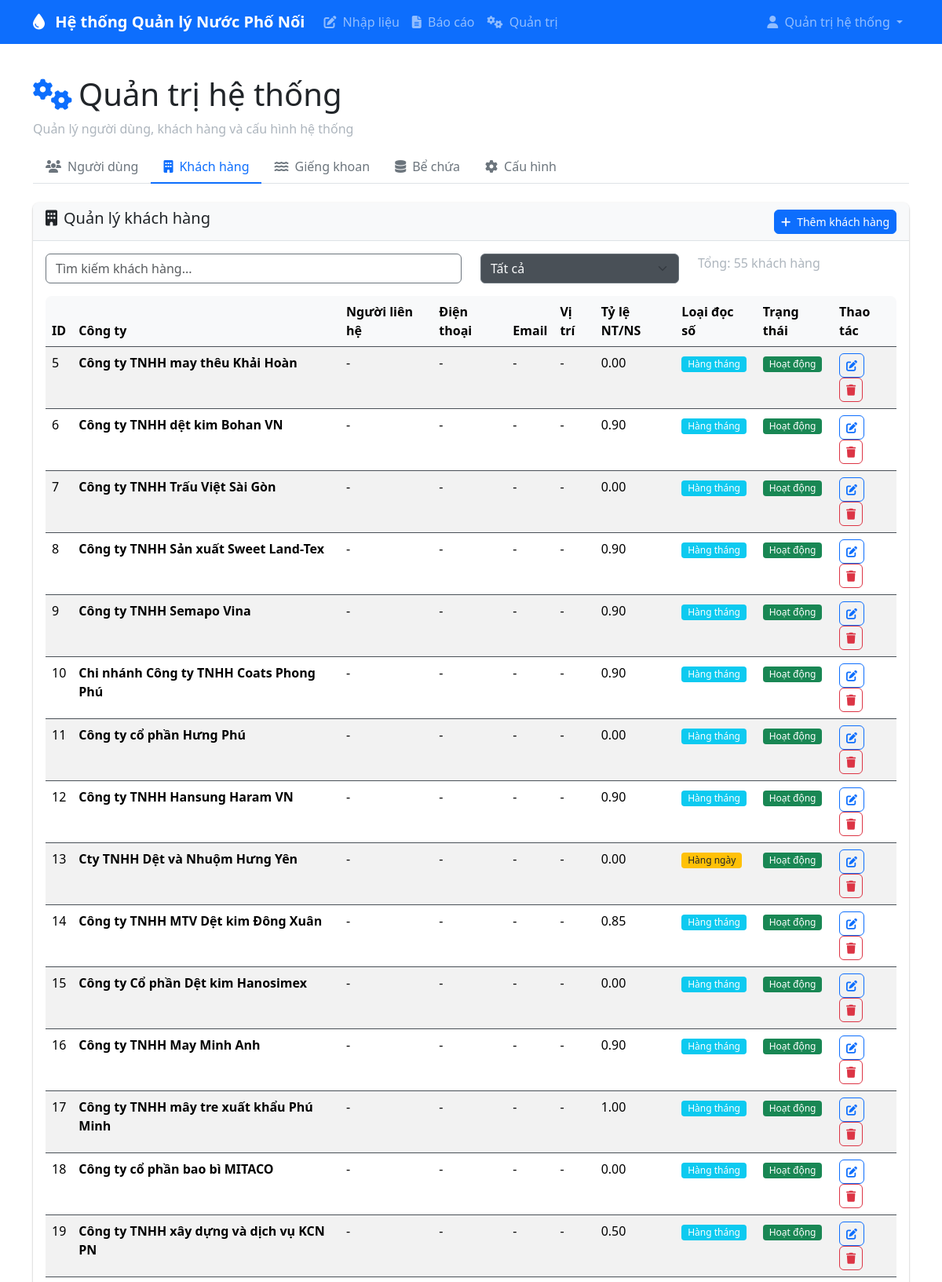
Screenshot of /admin?active_tab=customers (signed in, upper part) with the database file from the repository.
### models.py (models this page shows)
class User(UserMixin, db.Model):
    id = db.Column(db.Integer, primary_key=True)
    username = db.Column(db.String(64), unique=True, nullable=False)
    email = db.Column(db.String(120), unique=True, nullable=False)
    password_hash = db.Column(db.String(256))
    role = db.Column(Enum(UserRole), nullable=False, default=UserRole.DATA_ENTRY)
    full_name = db.Column(db.String(120))
    created_at = db.Column(db.DateTime, default=datetime.utcnow)
    is_active = db.Column(db.Boolean, default=True)

class Customer(db.Model):
    id = db.Column(db.Integer, primary_key=True)
    company_name = db.Column(db.String(200), nullable=False)
    contact_person = db.Column(db.String(120))
    phone = db.Column(db.String(20))
    email = db.Column(db.String(120))
    address = db.Column(db.Text)
    notes = db.Column(db.Text)
    location = db.Column(db.String(128))
    water_ratio = db.Column(db.Float, default=0.8)  # Wastewater to clean water ratio
    daily_reading = db.Column(db.Boolean, default=False)  # True for large customers
    created_at = db.Column(db.DateTime, default=datetime.utcnow)
    is_active = db.Column(db.Boolean, default=True)

### blueprints/admin.py (the view)
@bp.route('/admin')
@login_required
def admin():
    if not check_permissions(current_user.role, ['admin']):
        flash('You do not have permission to access this page', 'error')
        return redirect(url_for('dashboard.dashboard'))
    active_tab = request.args.get('active_tab') or session.pop('active_tab', 'users')
    users = User.query.all()
    customers = Customer.query.all()
    wells = Well.query.all()
    tanks = WaterTank.query.all()
    return render_template('admin/admin.html', users=users, customers=customers, active_tab=active_tab, wells=wells, tanks=tanks)

### app.py (called while the page is built)
@login_manager.user_loader
def load_user(user_id):
    from models import User
    return User.query.get(int(user_id))

### utils.py (called while the page is built)
def check_permissions(user_role, allowed_roles):
    if user_role == UserRole.ADMIN:
        return True
    return user_role.value in allowed_roles

### templates/admin/admin.html (shortened to what this page needs)
{% extends "base.html" %}
{% block content %}
<div class="row">
    <div class="col-12">
        <h1><i class="fas fa-cogs text-primary me-2"></i>Quản trị hệ thống</h1>
        <p class="text-muted">Quản lý người dùng, khách hàng và cấu hình hệ thống</p>
    </div>
</div>
<ul class="nav nav-tabs mb-4" id="adminTabs" role="tablist">
    <li class="nav-item" role="presentation">
        <button class="nav-link {% if active_tab=='users' %}active{% endif %}" id="users-tab"
                data-bs-toggle="tab" data-bs-target="#users" type="button" role="tab">
            <i class="fas fa-users me-2"></i>Người dùng
        </button>
    </li>
    <li class="nav-item" role="presentation">
        <button class="nav-link {% if active_tab=='customers' %}active{% endif %}" id="customers-tab"
                data-bs-toggle="tab" data-bs-target="#customers" type="button" role="tab">
            <i class="fas fa-building me-2"></i>Khách hàng
        </button>
    </li>
    <li class="nav-item" role="presentation">
        <button class="nav-link {% if active_tab=='wells' %}active{% endif %}" id="wells-tab"
                data-bs-toggle="tab" data-bs-target="#wells" type="button" role="tab">
            <i class="fas fa-water me-2"></i>Giếng khoan
        </button>
    </li>
    <li class="nav-item" role="presentation">
        <button class="nav-link {% if active_tab=='tanks' %}active{% endif %}" id="tanks-tab"
                data-bs-toggle="tab" data-bs-target="#tanks" type="button" role="tab">
            <i class="fas fa-database me-2"></i>Bể chứa
        </button>
    </li>
    <li class="nav-item" role="presentation">
        <button class="nav-link {% if active_tab=='settings' %}active{% endif %}" id="settings-tab"
                data-bs-toggle="tab" data-bs-target="#settings" type="button" role="tab">
            <i class="fas fa-cog me-2"></i>Cấu hình
        </button>
    </li>
</ul>
<div class="tab-content" id="adminTabsContent">
    <div class="tab-pane fade {% if active_tab=='customers' %}show active{% endif %}" id="customers" role="tabpanel">
        {% include 'admin/customer.html' %}
    </div>
</div>
{% endblock %}

### templates/base.html (shortened to what this page needs)
<!DOCTYPE html>
<html lang="vi" data-bs-theme="light">
<head>
    <link href="https://cdn.jsdelivr.net/npm/bootstrap@5.3.3/dist/css/bootstrap.min.css" rel="stylesheet">
    <link rel="stylesheet" href="https://cdnjs.cloudflare.com/ajax/libs/font-awesome/6.4.0/css/all.min.css">
    <link rel="stylesheet" href="{{ url_for('static', filename='css/custom.css') }}">
</head>
<body class="d-flex flex-column min-vh-100">
    <nav class="navbar navbar-expand-lg navbar-dark bg-primary">
        <div class="container">
            <a class="navbar-brand" href="{{ url_for('dashboard') }}">
                <i class="fas fa-tint me-2"></i>
                Hệ thống Quản lý Nước Phố Nối
            </a>
            <div class="collapse navbar-collapse" id="navbarNav">
                <ul class="navbar-nav me-auto">
                    {% if current_user.is_authenticated %}
                    {% if current_user.role.value in ['data_entry', 'plant_manager', 'admin'] %}
                    <li class="nav-item">
                        <a class="nav-link" href="{{ url_for('data_entry') }}">
                            <i class="fas fa-edit me-1"></i> Nhập liệu
                        </a>
                    </li>
                    {% endif %}
                    {% if current_user.role.value in ['accounting', 'plant_manager', 'leadership', 'admin'] %}
                    <li class="nav-item">
                        <a class="nav-link" href="{{ url_for('reports') }}">
                            <i class="fas fa-file-alt me-1"></i> Báo cáo
                        </a>
                    </li>
                    {% endif %}
                    {% if current_user.role.value == 'admin' %}
                    <li class="nav-item">
                        <a class="nav-link" href="{{ url_for('admin') }}">
                            <i class="fas fa-cogs me-1"></i> Quản trị
                        </a>
                    </li>
                    {% endif %}
                    {% endif %}
                </ul>
                {% if current_user.is_authenticated %}
                <ul class="navbar-nav">
                    <li class="nav-item dropdown">
                        <a class="nav-link dropdown-toggle" href="#" role="button" data-bs-toggle="dropdown">
                            <i class="fas fa-user me-1"></i> {{ current_user.full_name or current_user.username }}
                        </a>
                    </li>
                </ul>
                {% endif %}
            </div>
        </div>
    </nav>
    <main class="container my-4">
        {% block content %}{% endblock %}
    </main>
</body>
</html>

### templates/admin/customer.html (shortened to what this page needs)
{% block content %}
<div class="card">
        <div class="card-header d-flex justify-content-between align-items-center">
            <h5><i class="fas fa-building me-2"></i>Quản lý khách hàng</h5>
            <a class="btn btn-primary btn-sm" href="{{ url_for('new_customer') }}">
                <i class="fas fa-plus me-2"></i>Thêm khách hàng
            </a>
        </div>
        <div class="card-body">
            <div class="row mb-3">
                <div class="col-md-6">
                    <input type="text" class="form-control" id="customer-search-admin" placeholder="Tìm kiếm khách hàng...">
                </div>
                <div class="col-md-3">
                    <select class="form-select" id="customer-filter-admin">
                        <option value="">Tất cả</option>
                    </select>
                </div>
                <div class="col-md-3">
                    <div class="text-muted">
                        Tổng: {{ customers|length if customers is defined else 0 }} khách hàng
                    </div>
                </div>
            </div>
            <div class="table-responsive">
                <table class="table table-striped">
                    <thead>
                        <tr>
                            <th>ID</th>
                            <th>Công ty</th>
                            <th>Người liên hệ</th>
                            <th>Điện thoại</th>
                            <th>Email</th>
                            <th>Vị trí</th>
                            <th>Tỷ lệ NT/NS</th>
                            <th>Loại đọc số</th>
                            <th>Trạng thái</th>
                            <th>Thao tác</th>
                        </tr>
                    </thead>
                    <tbody id="customers-table-body">
                        {% for customer in customers %}
                        <tr class="customer-admin-row" data-status="{{ 'active' if customer.is_active else 'inactive' }}" data-reading="{{ 'daily' if customer.daily_reading else 'monthly' }}">
                            <td>{{ customer.id }}</td>
                            <td><strong>{{ customer.company_name }}</strong></td>
                            <td>{{ customer.contact_person or '-' }}</td>
                            <td>{{ customer.phone or '-' }}</td>
                            <td>{{ customer.email or '-' }}</td>
                            <td>{{ customer.location or '-' }}</td>
                            <td>{{ "%.2f"|format(customer.water_ratio or 0) }}</td>
                            <td>
                                {% if customer.daily_reading %}
                                <span class="badge bg-warning">Hàng ngày</span>
                                {% else %}
                                <span class="badge bg-info">Hàng tháng</span>
                                {% endif %}
                            </td>
                            <td>
                                {% if customer.is_active %}
                                <span class="badge bg-success">Hoạt động</span>
                                {% else %}
                                <span class="badge bg-secondary">Ngưng</span>
                                {% endif %}
                            </td>
                            <td>
                                <a class="btn btn-sm btn-outline-primary" href="{{ url_for('edit_customer', customer_id=customer.id) }}">
                                    <i class="fas fa-edit"></i>
                                </a>
                                <form method="post" action="{{ url_for('delete_customer', customer_id=customer.id) }}" style="display:inline" onsubmit="return confirm('Xác nhận xóa khách hàng #{{ customer.id }}: {{ customer.company_name }} ?');">
                                    <button type="submit" class="btn btn-sm btn-outline-danger" title="Xóa khách hàng">
                                        <i class="fas fa-trash"></i>
                                    </button>
                                </form>
                            </td>
                        </tr>
                        {% else %}
                        <tr><td colspan="9" class="text-center">Chưa có khách hàng.</td></tr>
                        {% endfor %}
                    </tbody>
                </table>
            </div>
        </div>
</div>
{% endblock %}

### static/css/custom.css (style rules this page uses)
.table-responsive { border-radius: 8px; overflow: hidden; }
.table th { border-top: none; font-weight: 600; background-color: var(--bs-light); }
.btn { border-radius: 6px; font-weight: 500; }
.card { border: none; box-shadow: 0 1px 3px rgba(0,0,0,0.12), 0 1px 2px rgba(0,0,0,0.24); border-radius: 8px; }
.card-header { background-color: var(--bs-light); border-bottom: 1px solid var(--bs-border-color); border-radius: 8px 8px 0 0 !important; }
.form-control, .form-select { border-radius: 6px; border: 1px solid var(--bs-border-color); }
.badge { font-weight: 500; border-radius: 4px; }
.navbar-brand { font-weight: 600; }
.nav-tabs .nav-link { border-radius: 8px 8px 0 0; border: none; color: var(--bs-secondary); }
.nav-tabs .nav-link.active { background-color: var(--bs-body-bg); border-bottom: 2px solid var(--bs-primary); color: var(--bs-primary); }
.text-muted { color: #adb5bd !important; }
.table { color: #e9ecef !important; }
.table th { color: #000000 !important; border-color: #495057 !important; }
.form-control { color: #000000 !important; background-color: rgb(255, 255, 255) !important; border-color: #6c757d !important; }
.form-select { color: #f8f9fa !important; background-color: #495057 !important; border-color: #6c757d !important; }
.badge { color: #212529 !important; }
.badge.bg-warning { color: #212529 !important; }
.badge.bg-info { color: #fff !important; }
.badge.bg-success { color: #fff !important; }

### rows the page displays
User: full_name "Quản trị hệ thống"
Customer: id "5", company_name "Công ty TNHH may thêu Khải Hoàn", contact_person "-", phone "-", email "-", location "-", water_ratio "0.00", daily_reading "Hàng tháng", is_active "Hoạt động"
Customer: id "6", company_name "Công ty TNHH dệt kim Bohan VN", contact_person "-", phone "-", email "-", location "-", water_ratio "0.90", daily_reading "Hàng tháng", is_active "Hoạt động"
Customer: id "7", company_name "Công ty TNHH Trấu Việt Sài Gòn", contact_person "-", phone "-", email "-", location "-", water_ratio "0.00", daily_reading "Hàng tháng", is_active "Hoạt động"
Customer: id "8", company_name "Công ty TNHH Sản xuất Sweet Land-Tex", contact_person "-", phone "-", email "-", location "-", water_ratio "0.90", daily_reading "Hàng tháng", is_active "Hoạt động"
Customer: id "9", company_name "Công ty TNHH Semapo Vina", contact_person "-", phone "-", email "-", location "-", water_ratio "0.90", daily_reading "Hàng tháng", is_active "Hoạt động"
Customer: id "10", company_name "Chi nhánh Công ty TNHH Coats Phong Phú", contact_person "-", phone "-", email "-", location "-", water_ratio "0.90", daily_reading "Hàng tháng", is_active "Hoạt động"
Customer: id "11", company_name "Công ty cổ phần Hưng Phú", contact_person "-", phone "-", email "-", location "-", water_ratio "0.00", daily_reading "Hàng tháng", is_active "Hoạt động"
Customer: id "12", company_name "Công ty TNHH Hansung Haram VN", contact_person "-", phone "-", email "-", location "-", water_ratio "0.90", daily_reading "Hàng tháng", is_active "Hoạt động"
Customer: id "13", company_name "Cty TNHH Dệt và Nhuộm Hưng Yên", contact_person "-", phone "-", email "-", location "-", water_ratio "0.00", daily_reading "Hàng ngày", is_active "Hoạt động"
Customer: id "14", company_name "Công ty TNHH MTV Dệt kim Đông Xuân", contact_person "-", phone "-", email "-", location "-", water_ratio "0.85", daily_reading "Hàng tháng", is_active "Hoạt động"
Customer: id "15", company_name "Công ty Cổ phần Dệt kim Hanosimex", contact_person "-", phone "-", email "-", location "-", water_ratio "0.00", daily_reading "Hàng tháng", is_active "Hoạt động"
Customer: id "16", company_name "Công ty TNHH May Minh Anh", contact_person "-", phone "-", email "-", location "-", water_ratio "0.90", daily_reading "Hàng tháng", is_active "Hoạt động"
Customer: id "17", company_name "Công ty TNHH mây tre xuất khẩu Phú Minh", contact_person "-", phone "-", email "-", location "-", water_ratio "1.00", daily_reading "Hàng tháng", is_active "Hoạt động"
Customer: id "18", company_name "Công ty cổ phần bao bì MITACO", contact_person "-", phone "-", email "-", location "-", water_ratio "0.00", daily_reading "Hàng tháng", is_active "Hoạt động"
Customer: id "19", company_name "Công ty TNHH xây dựng và dịch vụ KCN PN", contact_person "-", phone "-", email "-", location "-", water_ratio "0.50", daily_reading "Hàng tháng", is_active "Hoạt động"

### other values shown
{{ customers|length if customers is defined else 0 }} "55"
